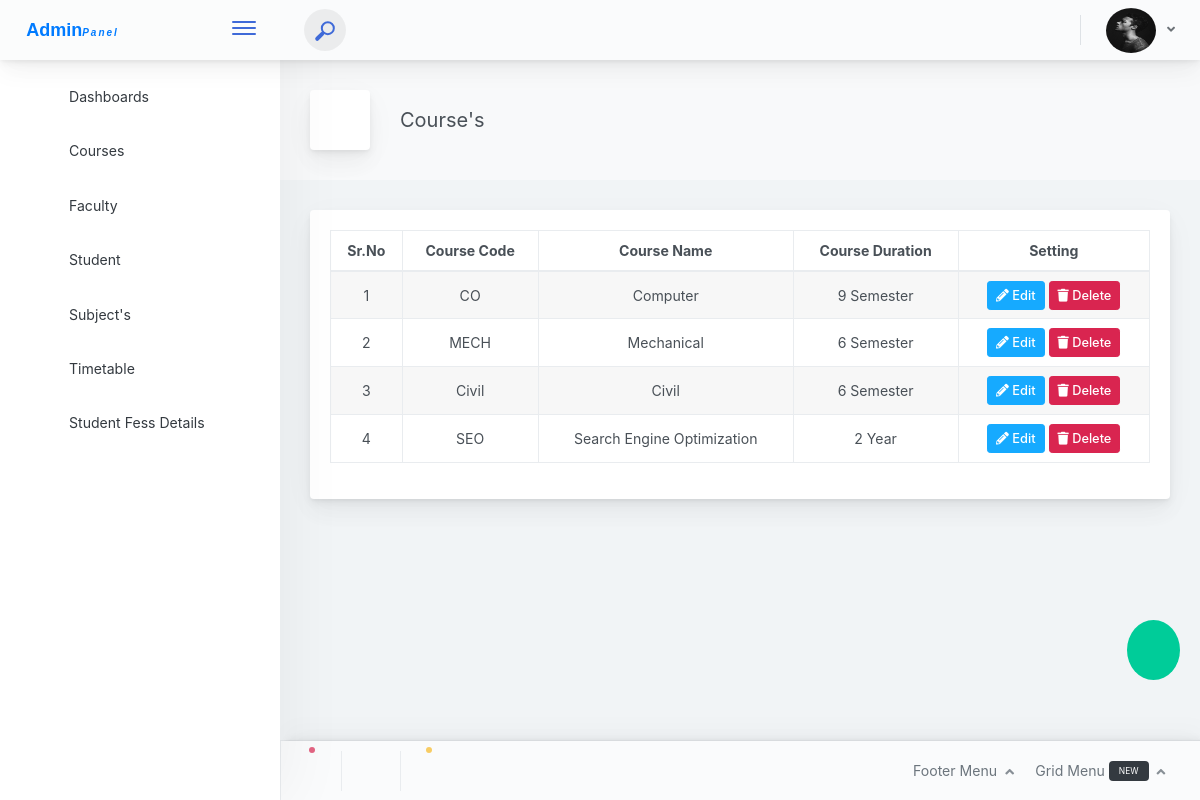
Screenshot of /admin_mode/course?action=viewall (signed in) with the database file from the repository.
### tables this page shows
CREATE TABLE `admin_mode` (
  `id` int(11) NOT NULL,
  `fullname` varchar(255) NOT NULL,
  `admin_email` varchar(255) NOT NULL,
  `admin_number` varchar(255) NOT NULL,
  `admin_picture` varchar(255) NOT NULL,
  `admin_login_id` varchar(10) NOT NULL,
  `admin_password` varchar(255) NOT NULL,
  `admin_address` text NOT NULL,
  `admin_last_login` varchar(255) NOT NULL,
  `admin_dob` date NOT NULL,
  `admin_status` int(11) NOT NULL,
  `admin_added_on` datetime NOT NULL,
  `admin_retirement_date` varchar(50) NOT NULL,
  `admin_reset_password_code` int(11) NOT NULL,
  `new_login_admin` int(11) NOT NULL
);

CREATE TABLE `branch` (
  `id` int(11) NOT NULL,
  `branch_name` varchar(255) NOT NULL,
  `status` int(11) NOT NULL,
  `branch_code` varchar(10) NOT NULL,
  `academic_pattern` varchar(10) NOT NULL,
  `no_of_sem_year` int(11) NOT NULL
);

### admin_mode/session.php (called while the page is built, shortened)
<?php
require '../reuseable_files/database.inc.php';
if(isset($_SESSION['ADMINID'])){
	$sql = "SELECT * FROM admin_mode where id = '".$_SESSION['ADMINID']."'";
	$res = mysqli_query($con,$sql);
	$admin_login = mysqli_fetch_assoc($res);
}

### admin_mode/course.php (the view, shortened to what this page needs)
<?php
require 'admin_resuse_files/header.php';
?>
<div class="app-main__outer">
<div class="app-main__inner" >
<?php
if (isset($_GET['action']) && $_GET['action']!=''  && $_GET['action']=='viewall') {
?>
					<div class="app-page-title">
                        <div class="page-title-wrapper">
                            <div class="page-title-heading">
                                <div class="page-title-icon">
                                    <i class="pe-7s-study icon-gradient bg-mean-fruit"></i>
                                </div>
                                <div>Course's
                                </div>
                            </div>
                         </div>
                    </div>
					<div class="main-card mb-3 card" >
                            <div class="card-body">
                                <table style="width: 100%;" class="table table-hover text-center table-striped table-bordered"><thead>
									<tr>
                                        <th>Sr.No</th>
                                        <th>Course Code</th>
                                        <th>Course Name</th>
                                        <th>Course Duration</th>
                                        <th>Setting</th>
                                    </tr>
                                 </thead>
                                  <tbody id="dump_courses_here">
                                  	<?php
                                  	$res = mysqli_query($con,"SELECT * FROM branch");
									if (mysqli_num_rows($res) >0) {
										while ($row = mysqli_fetch_assoc($res)) {
											?><tr>
					                                <td><?= $row['id'] ?></td>
					                                <td><?= $row['branch_code']?></td>
					                                <td><?= $row['branch_name']?></td>
					                                <td> <?= $row['no_of_sem_year'].' '.$row['academic_pattern']?></td>
					                                <td>
							                          <a class="btn btn-info btn-sm" href="course?action1=new_course&id=<?= $row['id'] ?>">
							                              <i class="fas fa-pencil-alt">
							                              </i>
							                              Edit
							                          </a>
							                          <a class="btn btn-danger btn-sm" href="javascript:void(0)" onclick="remove_course('<?php echo $row['branch_name'] ?>', '<?= $row['id']?>')">
							                              <i class="fas fa-trash">
							                              </i>
							                              Delete
							                          </a>
					                                </td>
					                            </tr>
											<?php
										}
									}
                                  	?>
                                  </tbody>
                              </table>
                            </div>
                    </div>
						<a href="course?action1=new_course" style="position: fixed;right: 20px;bottom: 120px;"><i class="pe-7s-plus" style="font-size: 2rem;background: #0C9;padding: 14px;border-radius: 50%;color: #fff;"></i></a>
	<?php
}
else{
	redirect(FRONT_SITE_PATH_ADMIN);
}
?>
<?php
	require 'admin_resuse_files/footer.php';
?>

### admin_mode/admin_resuse_files/header.php (shortened to what this page needs)
<?php
require 'session.php';
?>
<!doctype html>
<html lang="en">
<head>
<link rel="stylesheet" type="text/css" href="https://cdnjs.cloudflare.com/ajax/libs/font-awesome/5.15.3/css/all.min.css">
<link rel="stylesheet" href="https://cdn.jsdelivr.net/npm/pixeden-stroke-7-icon@1.2.3/pe-icon-7-stroke/dist/pe-icon-7-stroke.min.css">
<link rel="stylesheet" type="text/css" href="http://code.ionicframework.com/ionicons/2.0.1/css/ionicons.min.css">
<link rel="stylesheet" href="https://cdn.linearicons.com/free/1.0.0/icon-font.min.css">
<link href="<?php echo FRONT_SITE_PATH ?>assets/css/main.d810cf0ae7f39f28f336.css" rel="stylesheet"></head>
<body>
    <div class="app-container app-theme-white body-tabs-shadow fixed-header fixed-sidebar fixed-footer">
        <div class="app-header header-shadow ">
             <div class="app-header__logo">
                <div class="logo-src" >
                    <a href="index">Admin <sub style="font-size: 10px;text-transform: capitalize;font-style: italic;letter-spacing: 2px">panel</sub></a>
                </div>
                <div class="header__pane ml-auto">
                    <div>
                        <button type="button" class="hamburger close-sidebar-btn hamburger--elastic" data-class="closed-sidebar">
                            <span class="hamburger-box">
                                <span class="hamburger-inner"></span>
                            </span>
                        </button>
                    </div>
                </div>
            </div>
              <div class="app-header__content">
                <div class="app-header-left">
                    <div class="search-wrapper">
                        <div class="input-holder">
                            <button class="search-icon"><span></span></button>
                        </div>
                    </div>
                </div>
                <div class="app-header-right">
                    <div class="header-dots">
                    <div class="widget-content">
                    </div>
                    </div>
                    <div class="header-btn-lg pr-0">
                        <div class="widget-content p-0">
                            <div class="widget-content-wrapper">
                                <div class="widget-content-left">
                                    <div class="btn-group">
                                        <a data-toggle="dropdown" aria-haspopup="true" aria-expanded="false" class="p-0 btn">
                                            <img width="50px" height="45px" class="rounded-circle" src="<?= FRONT_SITE_IMAGE_ADMIN.'/'.$admin_login['admin_picture'] ?>" alt="">
                                            <i class="fa fa-angle-down ml-2 opacity-8"></i>
                                        </a>
                                    </div>
                                </div>
                            </div>
                        </div>
                    </div>
                </div>
            </div>
        </div>
          <div class="app-main">
            <div class="app-sidebar sidebar-shadow ">
                 <div class="scrollbar-sidebar">
                    <div class="app-sidebar__inner">
                        <ul class="vertical-nav-menu">
                            <li  class="mt-3 <?= $dashboard_active ?>">
                                <a href="index"<?= PHP_EXT ?>>
                                    <i class="metismenu-icon pe-7s-rocket"></i>Dashboards
                                </a>
                             </li>
                             <li  class="mt-3 <?= $course_active ?>">
                                <a href="course<?= PHP_EXT ?>?action=viewall" >
                                    <i class="metismenu-icon pe-7s-study"></i>Courses
                                </a>
                             </li>
                             <li  class="mt-3 <?= $faculty_active ?>">
                                <a href="faculty<?= PHP_EXT ?>?action=viewall">
                                    <i class="metismenu-icon pe-7s-user"></i>Faculty
                                </a>
                             </li>
                              <li  class="mt-3 <?= $student_active ?>">
                                <a href="student<?= PHP_EXT ?>?action=viewall">
                                    <i class="metismenu-icon pe-7s-user"></i>Student
                                </a>
                             </li>
                              <li  class="mt-3 <?= $subjects_active ?>">
                                <a href="subjects<?= PHP_EXT ?>?action=viewall">
                                    <i class="metismenu-icon pe-7s-notebook"></i>Subject's
                                </a>
                             </li>
                              <li  class="mt-3 <?= $timetable_active ?>">
                                <a href="timetable<?= PHP_EXT ?>">
                                    <i class="metismenu-icon pe-7s-news-paper"></i>Timetable
                                </a>
                             </li>
                              <li  class="mt-3 <?= $studentfees_active ?>">
                                <a href="students_fees<?= PHP_EXT ?>?action=viewall">
                                    <i class="metismenu-icon pe-7s-cash"></i>Student Fess Details
                                </a>
                             </li>
                        </ul>
                    </div>
                </div>
            </div>

### admin_mode/admin_resuse_files/header.php (style rules this page uses)
a { text-decoration: none }
.app-header__logo .logo-src { height: 47px; left: 0; }
.logo-src a { padding: 10px; display: flex; justify-content: center; align-items: center; font-size: 18px; color: #007bff; font-weight: 700; font-family: sans-serif; }

### rows the page displays
admin_mode: admin_picture (picture)
branch: id "1", branch_code "CO", branch_name "Computer", no_of_sem_year "9", academic_pattern "Semester"
branch: id "2", branch_code "MECH", branch_name "Mechanical", no_of_sem_year "6", academic_pattern "Semester"
branch: id "3", branch_code "Civil", branch_name "Civil", no_of_sem_year "6", academic_pattern "Semester"
branch: id "4", branch_code "SEO", branch_name "Search Engine Optimization", no_of_sem_year "2", academic_pattern "Year"
